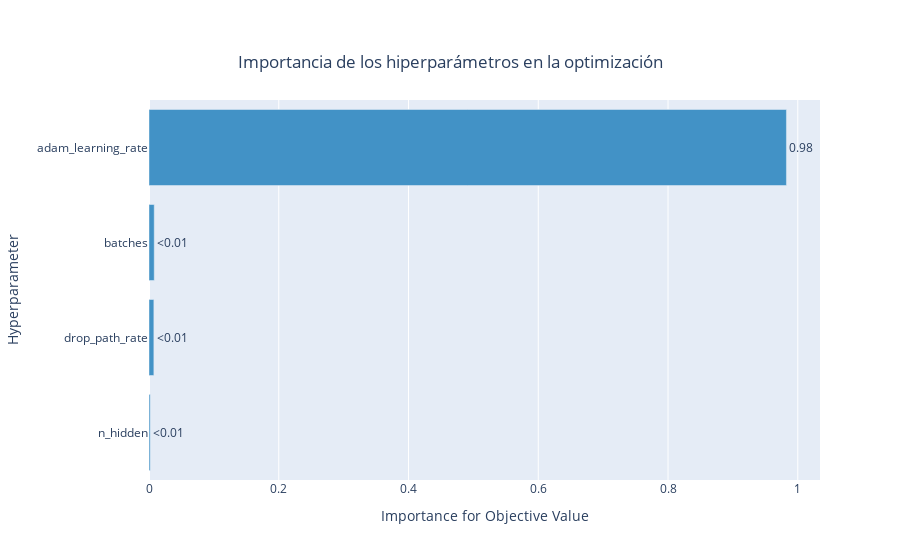

This figure's notebook cell:
### Markdown cell above
# Graficas obetenidas de la optimización

### Code cell
# import plotly.io as pio
fig = optuna.visualization.plot_param_importances(study_CNN)
# pio.write_image(fig, 'nombre_del_archivo.png')
config = {
  'toImageButtonOptions': {
    'format': 'png', # one of png, svg, jpeg, webp
    'filename': 'custom_image',
    'height': 500,
    'width': 1000,
    'scale':4 # Multiply title/legend/axis/canvas sizes by this factor
  }
}
fig.update_layout(title={
                    'text':"Importancia de los hiperparámetros en la optimización",
                    'x':0.5, #Centrar el título horizontalmente
                    'y':0.90, #Posicionar el título en la parte superior
                    'xanchor': 'center',
                    'yanchor': 'top'})
fig.show( config=config)

### Figure 1 — Plotly figure (JSON) as saved in the notebook; plotly's stock layout.template omitted (floating-point values rounded to 4 significant figures)
{"data": [{"cliponaxis": false, "hovertemplate": ["n_hidden (CategoricalDistribution): 0.0018833883763155175<extra></extra>", "drop_path_rate (FloatDistribution): 0.007486515096032247<extra></extra>", "batches (IntDistribution): 0.008079025703541834<extra></extra>", "adam_learning_rate (FloatDistribution): 0.9825510708241105<extra></extra>"], "marker": {"color": "rgb(66,146,198)"}, "orientation": "h", "text": ["<0.01", "<0.01", "<0.01", "0.98"], "textposition": "outside", "type": "bar", "x": [0.001883, 0.007487, 0.008079, 0.9826], "y": ["n_hidden", "drop_path_rate", "batches", "adam_learning_rate"]}], "layout": {"showlegend": false, "title": {"text": "Importancia de los hiperparámetros en la optimización", "x": 0.5, "xanchor": "center", "y": 0.9, "yanchor": "top"}, "xaxis": {"title": {"text": "Importance for Objective Value"}}, "yaxis": {"title": {"text": "Hyperparameter"}}}}
